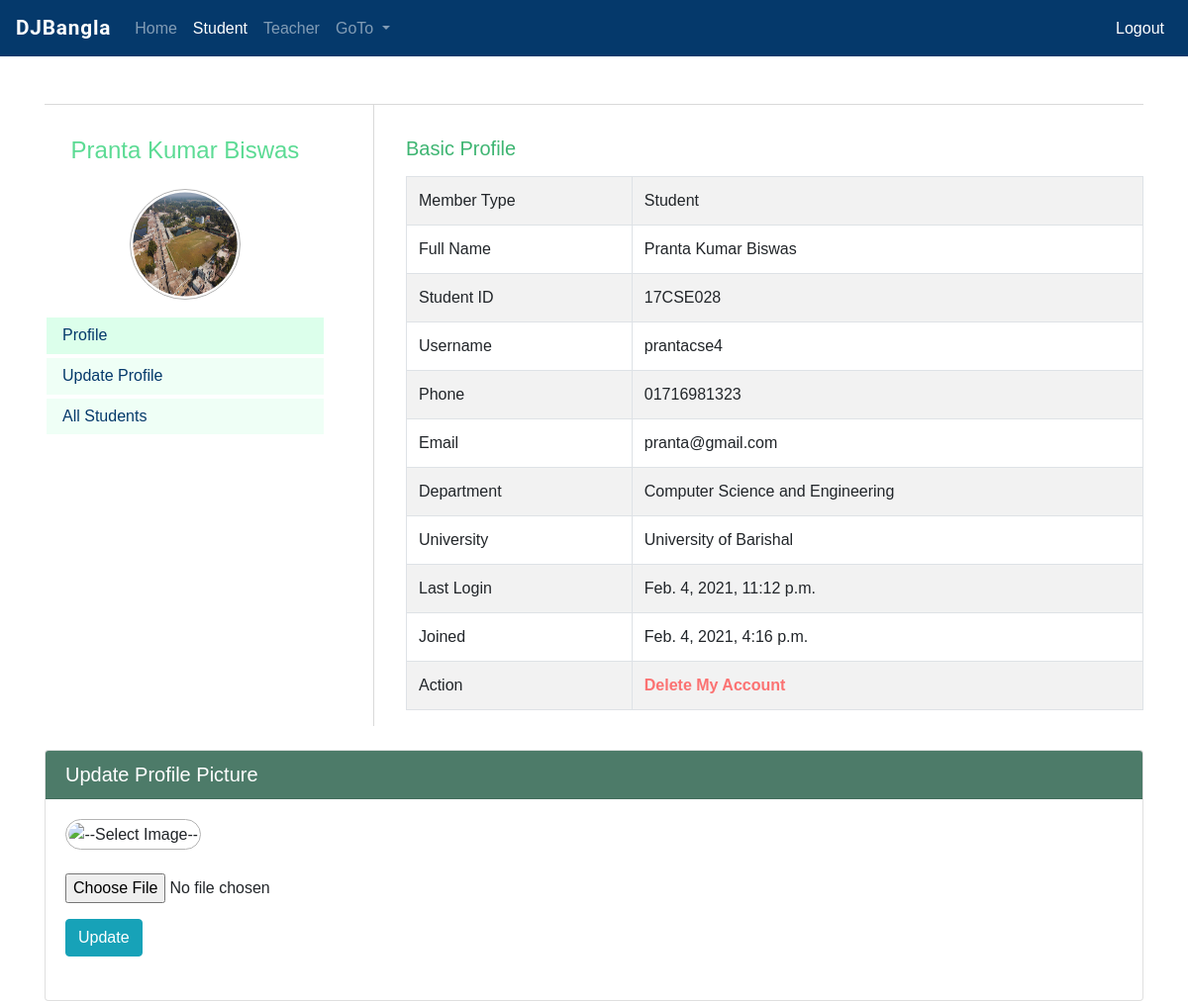
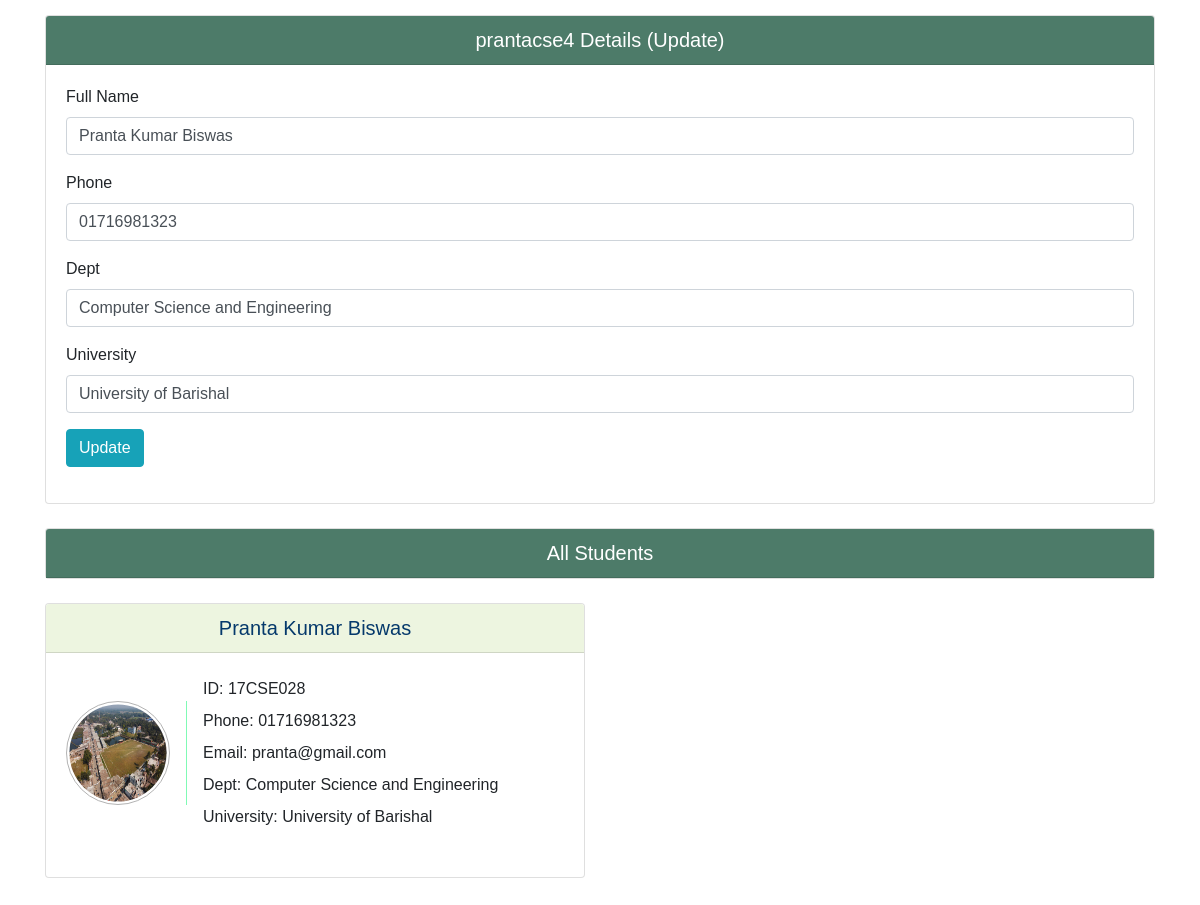
/multiauth/student/ (signed in), run on the app's committed database (2 pictures, top to bottom).
### multiauth/models.py (models this page shows)
class User(AbstractUser):
    is_student = models.BooleanField(default=False)
    is_teacher = models.BooleanField(default=False)

class Student(models.Model):
    user = models.OneToOneField(User, on_delete=models.CASCADE, primary_key=True)
    name = models.CharField(max_length=254)
    student_id = models.CharField(max_length=50, unique=True)
    phone = models.CharField(max_length=11)
    dept = models.CharField(max_length=150)
    university = models.CharField(max_length=150)

class UserProfileImage(models.Model):
    user = models.OneToOneField(User, on_delete=models.CASCADE, primary_key=True)
    image = models.ImageField(upload_to="uploaded_image/user")

### multiauth/decorators.py (the view)
    def wrapper(request, *args, **kwargs):
        user = request.user
        if True == user.is_superuser:
            return function(request, *args, **kwargs)
        elif True != user.is_student:
            return redirect('no_access')
        else:
            return function(request, *args, **kwargs)

### multiauth/views.py (called while the page is built)
@login_required(login_url='multiauth_login')
@student_required
def multiauth_student(request):
    user = request.user
    allstudents = User.objects.filter(is_student=True)
    profilepictures = UserProfileImage.objects.all()
    profile = UserProfileImage.objects.filter(user=user)
    diction = {'user':user, 'allstudents':allstudents, 'profilepictures':profilepictures}
    if profile:
        profile = UserProfileImage.objects.get(user=user)
        diction = {'user':user, 'profile':profile, 'allstudents':allstudents, 'profilepictures':profilepictures}
    return render(request, 'multiauth/student.html', context=diction)

### templates/multiauth/student.html (shortened to what this page needs)
{% extends 'multiauth/base.html' %}
{% load static %}
{% block studentactive %}
    active
{% endblock studentactive %}
{% block body %}
<div class="container">
    <div class="profilepage">
        <div class="userside">
            <h3>{{user.student.name}}</h3>
            <div class="profilepic">
                {% if user.userprofileimage.image %}
                    <img src="{{ user.userprofileimage.image.url }}" alt="profile"  >
                {% else %}
                    <img src="{% static 'img/logo.png' %}" alt="profile" >
                {% endif %}
            </div>
            <div class="profileuserlinks">
                <a href="#" class="profileuserlinks_active">Profile</a>
            <a href="#updateprofile">Update Profile</a>
            <a href="#allstudents">All Students</a>
            </div>
        </div>
        <div class="profileside">
            <h5>Basic Profile</h5>
            <div class="profiledetails">
                <table class="table table-striped table-bordered">
                    <tr>
                        <td>Member Type</td>
                        <td>Student</td>
                    </tr>
                    <tr>
                        <td>Full Name</td>
                        <td>{{user.student.name}}</td>
                    </tr>
                    <tr>
                        <td>Student ID</td>
                        <td>{{user.student.student_id}}</td>
                    </tr>
                    <tr>
                        <td>Username</td>
                        <td>{{user.username}}</td>
                    </tr>
                    <tr>
                        <td>Phone</td>
                        <td>{{user.student.phone}}</td>
                    </tr>
                    <tr>
                        <td>Email</td>
                        <td>{{user.email}}</td>
                    </tr>
                    <tr>
                        <td>Department</td>
                        <td>{{user.student.dept}}</td>
                    </tr>
                    <tr>
                        <td>University</td>
                        <td>{{user.student.university}}</td>
                    </tr>
                    <tr>
                        <td>Last Login </td>
                        <td>{{user.last_login}}</td>
                    </tr>
                    <tr>
                        <td>Joined</td>
                        <td>{{user.date_joined}}</td>
                    </tr>
                    <tr>
                        <td>Action</td>
                        <td>
                            <form action="{% url 'delete_my_account' %}" method="POST" class="d-inline">
                                <button class="profiledangerbtn">Delete My Account</button>
                            </form>
                        </td>
                    </tr>
                </table>
            </div>
        </div>
    </div>
</div>
<br>
<div class="container" id="updateprofile">
    <div class="card mb-3">
        <div class="card-header mycardheader">
            <h5>Update Profile Picture</h5>
        </div>
        <div class="card-body">
                <form action="{% url 'update_student_profile_picture' %}" method="POST" enctype="multipart/form-data">
                    <div class="form-group">
                        <img id="blah" src="#" alt="--Select Image--"  class="imageview" /><br><br>
                        <input type='file' name="image" class="form-control-file" onchange="readURL(this);" />
                        <button class="btn btn-info mt-3 mb-2">Update</button>
                    </div>
                </form>
        </div>
    </div>
</div>
<div class="container">
    <div class="id_my_details">
        <div class="card">
            <div class="card-header mycardheader">
                <h5 class="text-center">{{ user.username }} Details (Update)</h5>
            </div>
            <div class="card-body">
                <form action="{% url 'update_student_details' %}" method="POST">
                    <div class="form-group">
                        <label>Full Name</label>
                        <input type="text" class="form-control mb-3" required  value="{{ user.student.name }}" name="name" placeholder="Your full name" >
                        <label>Phone</label>
                        <input type="text" class="form-control mb-3" required  value="{{ user.student.phone }}" name="phone" placeholder="Your full name" >
                        <label>Dept</label>
                        <input type="text" class="form-control mb-3" required  value="{{ user.student.dept }}" name="dept" placeholder="Your full name" >
                        <label>University</label>
                        <input type="text" class="form-control mb-3" required  value="{{ user.student.university }}" name="university" placeholder="Your full name" >
                        <button class="btn btn-info">Update</button>
                    </div>
                </form>
            </div>
        </div>
    </div>
<div class="card mt-4">
    <div class="card-header mycardheader">
        <h5 class="text-center">All Students</h5>
    </div>
</div>
    <div class="others_id mt-3" id="allstudents">
        <div class="row">
            {% for students in allstudents %}
            <div class="col-md-6">
                <div class="card mt-2">
                    <div class="card-header mycardheader1">
                        <h5 class="text-center">{{ students.student.name }}</h5>
                    </div>
                    <div class="card-body ">
                        <div class="myprofilecard">
                            <div class="cardprofilepic">
                                {% if students.userprofileimage.image %}
                                    <img src="{{students.userprofileimage.image.url}}" >
                                {% else %}
                                    <img src="{% static 'img/logo.png' %}" alt="profile" >
                                {% endif %}
                            </div>
                            <div class="card_details">
                                <p>ID: {{students.student.student_id}}</p>
                                <p>Phone: {{students.student.phone}}</p>
                                <p>Email: {{students.email}}</p>
                                <p>Dept: {{students.student.dept}}</p>
                                <p>University: {{students.student.university}}</p>
                            </div>
                        </div>
                        <br>
                    </div>
                </div>
            </div>
            {% endfor %}
        </div>
    </div>
</div>
    <br><br>
{% endblock body %}

### static/css/basestyle.css (style rules this page uses)
* { margin: 0; padding: 0; }
:root { --roboto: "Roboto", sans-serif; --engfont: "Raleway", sans-serif; --banglafont: "Hind Siliguri", sans-serif; --bg: #5cdb94; --darkcolor: #05396b; --lightcolor: #edf5e0; --btn: #389583; --btnhover: #edf5e0; --dj: #0c4b33; }
body { margin: 0; padding: 0; font-family: var(--banglafont); }
p { margin-top: 0; margin-bottom: 1rem; margin: 0; padding: 0; line-height: 2.3rem; font-size: 1.2rem; text-align: justify; }

### static/css/crudsearch.css (style rules this page uses)
* { margin: 0; padding: 0; }
:root { --roboto: "Roboto", sans-serif; --engfont: "Raleway", sans-serif; --banglafont: "Hind Siliguri", sans-serif; --bg: #5cdb94; --darkcolor: #05396b; --lightcolor: #edf5e0; --btn: #389583; --btnhover: #edf5e0; --dj: #0c4b33; --djlite: #4d7b69; }
.mycardheader { background: var(--djlite) !important; background-color: var(--djlite) !important; color: white; }
h5 { margin: 0; }
.mycardheader1 { background: var(--lightcolor); color: var(--darkcolor); }

### static/css/multiauth.css (style rules this page uses)
* { margin: 0; padding: 0; scroll-behavior: smooth; }
:root { --roboto: "Roboto", sans-serif; --engfont: "Ubuntu", sans-serif; --banglafont: "Hind Siliguri", sans-serif; --bg: #5cdb94; --darkcolor: #05396b; --lightcolor: #edf5e0; --btn: #389583; --btnhover: #edf5e0; --dj: #0c4b33; }
.profilepage { display: flex; flex-direction: row; flex-wrap: wrap; margin-top: 3rem; border-top: 1px solid #d9d9d9; }
.userside { flex: 30%; display: flex; flex-direction: column; padding-right: 3rem; border-right: 1px solid #d9d9d9; padding-top: 2rem; }
.userside h3 { font-family: var(--engfont); text-align: center; font-weight: 300; color: var(--bg); font-size: 1.5rem; }
.profileside { flex: 70%; padding-left: 2rem; padding-top: 2rem; }
.profileuserlinks { display: flex; flex-direction: column; }
.profileuserlinks a { background: #eefff6eb; color: var(--darkcolor); margin: 2px; padding: .4rem 1rem; font-family: var(--engfont); font-weight: 500; }
.profileuserlinks_active { background: #dcffeb !important; }
.profilepic { text-align: center; margin: 1rem; }
.profilepic img { border-radius: 30rem !important; height: 7rem; width: 7rem; padding: .15rem; border: 1px solid #b3b3b3; }
.profileside h5 { color: #3eb572; padding-bottom: 1rem; }
.profiledangerbtn { border: 0px; color: #ff3e3eb5; font-weight: 700; background: none; }
.myprofilecard { display: flex; flex-direction: row; align-items: center; }
.cardprofilepic img { border-radius: 30rem !important; height: 6.5rem; width: 6.5rem; padding: .15rem; border: 1px solid #b3b3b3; }
.cardprofilepic { padding-right: 1rem; border-right: 1px solid #80fab5; }
.card_details { padding-left: 1rem; }
.card_details p { line-height: 2rem; font-size: 1rem; font-weight: 500; font-family: var(--engfont); }
.imageview { border-radius: 30rem !important; height: 7rem; width: 7rem; padding: .15rem; border: 1px solid #b3b3b3; }

### data on the page
User: student.name "Pranta Kumar Biswas", userprofileimage.image (picture), student.student_id "17CSE028", username "prantacse4", student.phone "01716981323", email "pranta@gmail.com", student.dept "Computer Science and Engineering", student.university "University of Barishal", last_login "Feb. 4, 2021, 11:12 p.m.", date_joined "Feb. 4, 2021, 4:16 p.m.", name "Pranta Kumar Biswas", phone "01716981323", dept "Computer Science and Engineering", university "University of Barishal"
